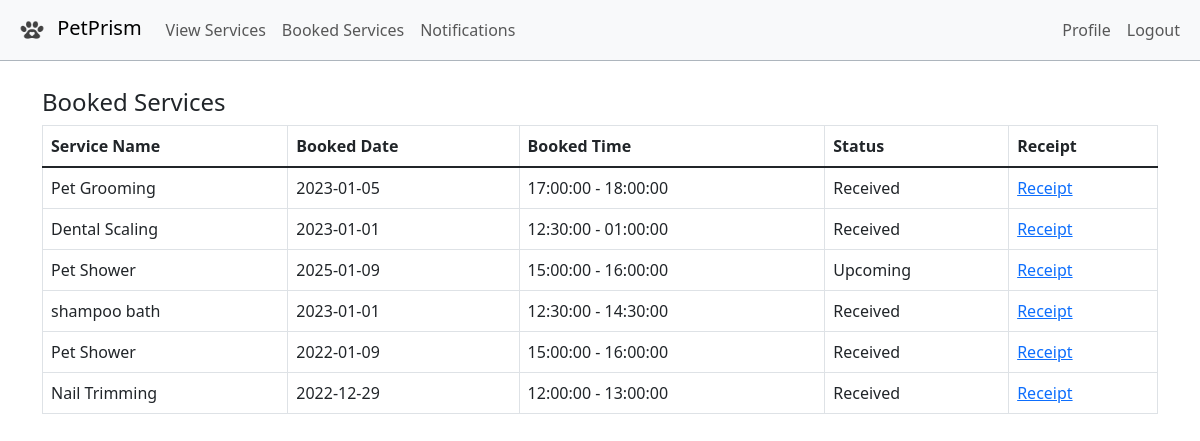
Screenshot of /bookedservices.php (signed in) with the database file from the repository.
### tables this page shows
CREATE TABLE `bookings` (
  `ID` int(11) NOT NULL,
  `SERVICES_SLOTS_ID` int(11) NOT NULL,
  `BOOKING_DATE` date NOT NULL,
  `SERVICES_ID` int(11) DEFAULT NULL,
  `USER_ID` int(11) NOT NULL
);

CREATE TABLE `services` (
  `ID` int(11) NOT NULL,
  `NAME` varchar(259) NOT NULL,
  `PRICE` double NOT NULL,
  `RATING` double NOT NULL,
  `PICTURE` varchar(250) NOT NULL,
  `SERVICE_ACTIVE` int(1) NOT NULL
);

CREATE TABLE `services_slots` (
  `ID` int(11) NOT NULL,
  `SERVICES_ID` int(11) NOT NULL,
  `TIME_SLOT_START` time NOT NULL,
  `TIME_SLOT_END` time NOT NULL,
  `SUNDAY` tinyint(1) NOT NULL,
  `MONDAY` tinyint(1) NOT NULL,
  `TUESDAY` tinyint(1) NOT NULL,
  `WEDNESDAY` tinyint(1) NOT NULL,
  `THURSDAY` tinyint(1) NOT NULL
);

### bookedservices.php (the view, shortened to what this page needs)
<?php
$userId = $_SESSION['userId'];
try {
  require("project_connection.php");
  $sql1 = "SELECT * FROM bookings WHERE USER_ID= :userId";
  $result1 = $db->prepare($sql1);
  $result1->bindParam(':userId', $userId);
  $result1->execute();
  $sql2 = "SELECT * FROM services_slots WHERE ID= :id";
  $result2 = $db->prepare($sql2);
  $sql3 = "SELECT * FROM services WHERE ID= :id";
  $result3 = $db->prepare($sql3);
?>
  <!DOCTYPE html>
  <html lang="en">
  <head>
    <link href="./assets/dist/css/bootstrap.min.css" rel="stylesheet">
  </head>
  <body>
    <?php
    if ($_SESSION['userType'] == 'customer')
      require('customernavbar.php');
    ?>
    <br><br><br>
    <div class='container-lg'>
      <h4 class="mt-3 mb-2 mx-auto"> Booked Services </h4>
      <div class="table-responsive">
        <table class="table table-bordered">
          <thead>
            <tr>
              <th scope="col">Service Name</th>
              <th scope="col">Booked Date</th>
              <th scope="col">Booked Time</th>
              <th scope="col">Status</th>
              <th scope="col">Receipt</th>
            </tr>
          </thead>
          <tbody class="table-group-divider">
          <?php
          foreach ($result1 as $booking) {
            $result2->bindParam(':id', $booking['SERVICES_SLOTS_ID']);
            $result2->execute();
            $slotRow = $result2->fetch();
            $result3->bindParam(':id', $slotRow['SERVICES_ID']);
            $result3->execute();
            $serviceRow = $result3->fetch();
            echo "<tr>";
            echo "<td scope='row'>" . $serviceRow['NAME'] . "</td>";
            echo "<td>" . $booking['BOOKING_DATE']  . "</td>";
            echo "<td>" . $slotRow['TIME_SLOT_START'] . " - " . $slotRow['TIME_SLOT_END'] . "</td>";
            if (($booking['BOOKING_DATE'] < date('Y-m-d'))) {
              echo "<td> Received </td>";
            } elseif (($booking['BOOKING_DATE'] == date('Y-m-d')) && ($slotRow['TIME_SLOT_END'] < date("h:i:s"))) {
              echo "<td> Received </td>";
            } else
              echo "<td> Upcoming </td>";
            echo "<td> <a href='receipt.php?bookingId=" . $booking['ID'] . "'>Receipt</a> </td>";
            echo "</tr>";
          }
          echo "</tbody>";
          echo "</table>";
          echo "</div>";
        } catch (PDOException $e) {
          die("Error Message" . $e->getMessage());
        }
        echo "</div>";
          ?>
  </body>
  </html>

### customernavbar.php (shortened to what this page needs)
<nav class="navbar navbar-expand-lg bg-body-tertiary fixed-top border border-dark-subtle border-top-0 border-end-0 border-start-0">
  <div class="container-fluid">
    <a class="navbar-brand" href="index.php">
      <img src="./assets/pet_logo1.png" alt="Logo" width="40" height="34" class="d-inline-block">
      PetPrism</a>
    <div class="collapse navbar-collapse" id="navbarCollapse">
      <ul class="navbar-nav me-auto mb-2 mb-lg-0">
        <li class="nav-item">
          <a class="nav-link" aria-current="page" href="browse.php">View Services</a>
        </li>
        <li class="nav-item">
          <a class="nav-link" href="bookedservices.php">Booked Services</a>
        </li>
        <li class="nav-item">
          <a class="nav-link" href="notifications.php">Notifications</a>
        </li>
      </ul>
      <ul class="navbar-nav">
        <li class="nav-item">
          <a class="nav-link" href="profile.php">Profile</a>
        </li>
        <li class="nav-item">
          <a class="nav-link" href="logout.php">Logout</a>
        </li>
      </ul>
    </div>
  </div>
</nav>

### rows the page displays
bookings: SERVICES_ID.NAME "Pet Grooming", BOOKING_DATE "2023-01-05", SERVICES_SLOTS_ID.TIME_SLOT_START "17:00:00", SERVICES_SLOTS_ID.TIME_SLOT_END "18:00:00", shows "Received"
bookings: SERVICES_ID.NAME "Dental Scaling", BOOKING_DATE "2023-01-01", SERVICES_SLOTS_ID.TIME_SLOT_START "12:30:00", SERVICES_SLOTS_ID.TIME_SLOT_END "01:00:00", shows "Received"
bookings: SERVICES_ID.NAME "Pet Shower", BOOKING_DATE "2025-01-09", SERVICES_SLOTS_ID.TIME_SLOT_START "15:00:00", SERVICES_SLOTS_ID.TIME_SLOT_END "16:00:00", shows "Upcoming"
bookings: SERVICES_ID.NAME "shampoo bath", BOOKING_DATE "2023-01-01", SERVICES_SLOTS_ID.TIME_SLOT_START "12:30:00", SERVICES_SLOTS_ID.TIME_SLOT_END "14:30:00", shows "Received"
bookings: SERVICES_ID.NAME "Pet Shower", BOOKING_DATE "2022-01-09", SERVICES_SLOTS_ID.TIME_SLOT_START "15:00:00", SERVICES_SLOTS_ID.TIME_SLOT_END "16:00:00", shows "Received"
bookings: SERVICES_ID.NAME "Nail Trimming", BOOKING_DATE "2022-12-29", SERVICES_SLOTS_ID.TIME_SLOT_START "12:00:00", SERVICES_SLOTS_ID.TIME_SLOT_END "13:00:00", shows "Received"
